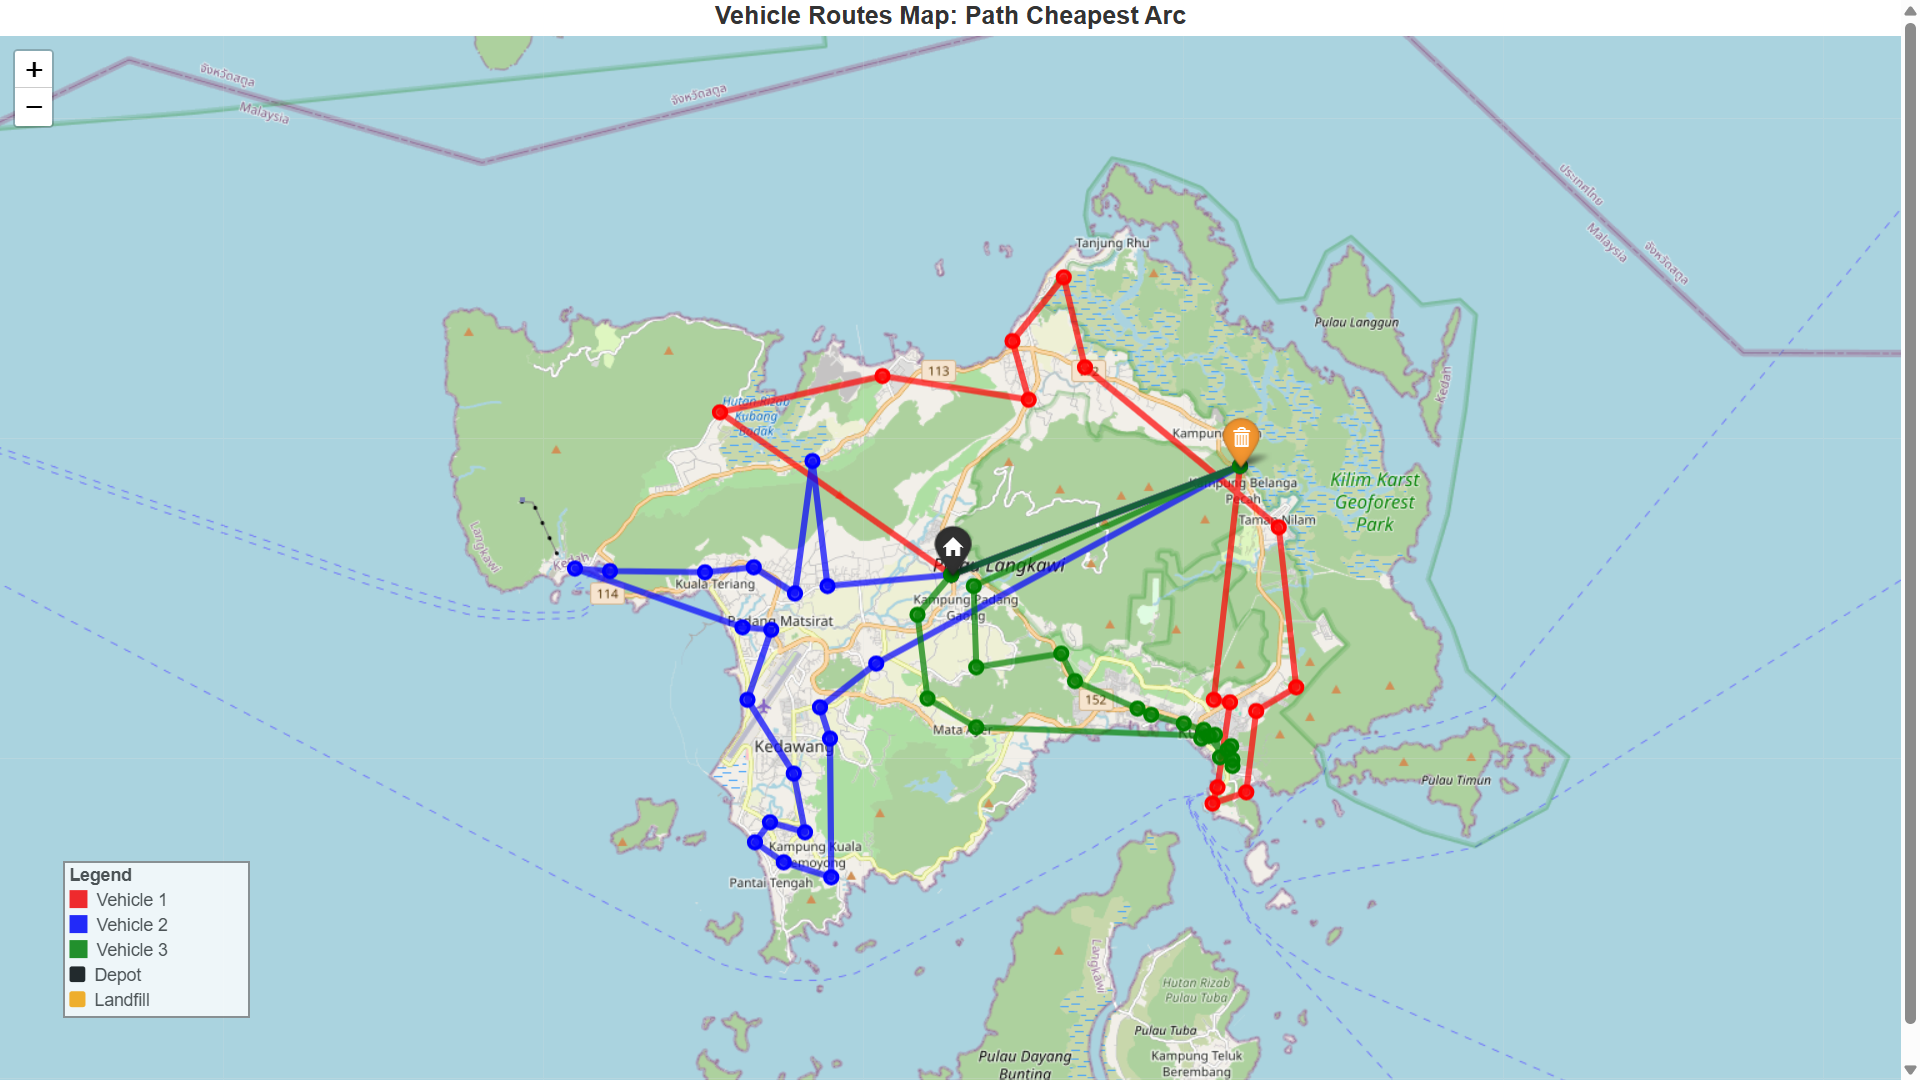

Recreate this plot in Python.
import folium
from geopy.distance import geodesic

coordinates = {
        0: (6.365312, 99.779810),
        1: (6.395312, 99.859310),
        2: (6.320843, 99.848460),
        3: (6.350335, 99.730500),
        4: (6.343856, 99.810250),
        5: (6.320636, 99.746660),
        6: (6.298007, 99.730200),
        7: (6.315015, 99.857080),
        8: (6.362556, 99.786222),
        9: (6.329416, 99.743910),
        10: (6.331417, 99.851917),
        11: (6.409967, 99.716500),
        12: (6.307500, 99.853000),
        13: (6.336361, 99.813750),
        14: (6.306156, 99.861010),
        15: (6.334722, 99.874750),
        16: (6.311093, 99.736750),
        17: (6.327359, 99.834870),
        18: (6.341325, 99.759220),
        19: (6.328972, 99.83103),
        20: (6.330778, 99.856556),
        21: (6.421997, 99.816510),
        22: (6.351111, 99.722611),
        23: (6.331283, 99.724090),
        24: (6.360496, 99.737110),
        25: (6.340360, 99.786920),
        26: (6.331805, 99.773460),
        27: (6.362239, 99.745850),
        28: (6.323974, 99.786660),
        29: (6.287028, 99.733778),
        30: (6.322172, 99.849320),
        31: (6.323056, 99.849222),
        32: (6.321584, 99.850590),
        33: (6.321854, 99.852350),
        34: (6.292503, 99.726130),
        35: (6.302940, 99.851770),
        36: (6.366004, 99.71224),
        37: (6.3664092, 99.6862393),
        38: (6.295222, 99.739778),
        39: (6.429361, 99.796722),
        40: (6.313083, 99.857056),
        41: (6.378305, 99.869970),
        42: (6.315729, 99.853860),
        43: (6.318605, 99.856860),
        44: (6.446715, 99.810670),
        45: (6.367088, 99.676430),
        46: (6.419722, 99.761167),
        47: (6.396408, 99.741800),
        48: (6.282945, 99.747060),
        49: (6.367525, 99.725670),
        50: (6.324861, 99.843680),
        51: (6.354710, 99.770750),
        52: (6.413222, 99.801167),
        53: (6.328222, 99.863667),
        54: (6.317583, 99.855611),
    }

# Define routes pca
routes = {
    1: [0, 11,46,52,39,44,21,41,15,53,14,35,12,20,10, 1, 0], 
    2: [0, 27,47,24,49,36,37,45,22,3,23,16,38,6,34,29,48,5,9,18, 1, 0], 
    3: [0, 51,26,28,32,40,7,43,54,42,33,2,31,50,17,19,13,4,25,8, 1, 0]
}

# Define routes pcagls
#routes = {
#    1: [0, 51, 18, 9, 5, 16, 38, 48, 29, 34, 6, 23, 3, 22, 45, 37, 36, 49, 24, 27, 1, 0], 
#    2: [0, 26, 28, 31, 33, 42, 54, 43, 7, 40, 14, 35, 12, 32, 30, 2, 50, 17, 19, 4, 8, 1, 0], 
#    3: [0, 47, 11, 46, 52, 39, 44, 21, 1, 41, 15, 53, 20, 10, 13, 25, 1, 0]
#}


# Create a folium map centered at an average location
m = folium.Map(location=[6.365312, 99.779810], zoom_start=12)

# Define colors for each vehicle route
colors = {1: 'red', 2: 'blue', 3: 'green'}

# Add routes and circular markers to the map
for vehicle_id, route in routes.items():
    # Extract the sequence of coordinates for the current route
    route_coords = [coordinates[node] for node in route]

    # Add the route as a PolyLine to the map
    folium.PolyLine(route_coords, color=colors[vehicle_id], weight=5, opacity=0.7, tooltip=f'Vehicle {vehicle_id}').add_to(m)

    # Add circular markers for each node in the route
    for node in route:
        folium.CircleMarker(
            location=coordinates[node],
            radius=5,  # Adjust the radius as needed
            color=colors[vehicle_id],
            fill=True,
            fill_color=colors[vehicle_id],
            fill_opacity=0.7,
            popup=f'Node {node}'
        ).add_to(m)

# Highlight depot
folium.Marker(
    location=coordinates[0],
    popup='Depot',
    icon=folium.Icon(color='black', icon='home')
).add_to(m)

# Highlight landfill (assuming node 1 is the landfill)
folium.Marker(
    location=coordinates[1],
    popup='Landfill',
    icon=folium.Icon(color='orange', icon='trash')
).add_to(m)

# Add the title to the map
title_html = '''
     <h3 align="center" style="font-size:20px"><b>Vehicle Routes Map: Path Cheapest Arc</b></h3>
     '''
m.get_root().html.add_child(folium.Element(title_html))

# Add the legend to the map
legend_html = '''
  <div style="
  position: fixed;
  bottom: 50px; left: 50px; width: 150px; height: 125px;
  border:2px solid grey; z-index:9999; font-size:14px;
  background-color:white; opacity: 0.8;
  ">
  &nbsp;<b>Legend</b><br>
  &nbsp;<i class="fa fa-square-full fa-1x" style="color:red"></i>&nbsp; Vehicle 1<br>
  &nbsp;<i class="fa fa-square-full fa-1x" style="color:blue"></i>&nbsp; Vehicle 2<br>
  &nbsp;<i class="fa fa-square-full fa-1x" style="color:green"></i>&nbsp; Vehicle 3<br>
  &nbsp;<i class="fa fa-square fa-1x" style="color:black"></i>&nbsp; Depot<br>
  &nbsp;<i class="fa fa-square fa-1x" style="color:orange"></i>&nbsp; Landfill
  </div>
  '''
m.get_root().html.add_child(folium.Element(legend_html))

# Save the map to an HTML file
m.save('vehicle_routes_map.html')
